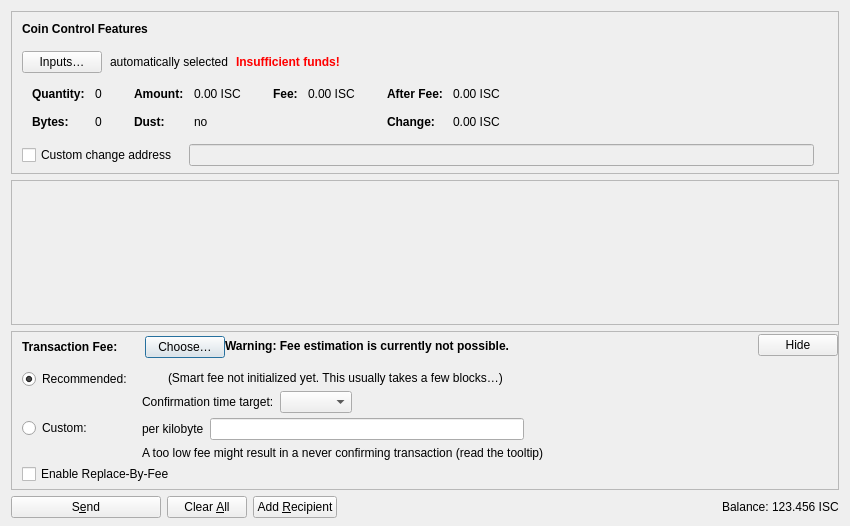
<?xml version="1.0" encoding="UTF-8"?>
<ui version="4.0">
 <class>SendCoinsDialog</class>
 <widget class="QDialog" name="SendCoinsDialog">
  <property name="geometry">
   <rect>
    <x>0</x>
    <y>0</y>
    <width>850</width>
    <height>526</height>
   </rect>
  </property>
  <property name="windowTitle">
   <string>Send Coins</string>
  </property>
  <layout class="QVBoxLayout" name="verticalLayout" stretch="0,1,0,0">
   <property name="bottomMargin">
    <number>8</number>
   </property>
   <item>
    <widget class="QFrame" name="frameCoinControl">
     <property name="sizePolicy">
      <sizepolicy hsizetype="Expanding" vsizetype="Expanding">
       <horstretch>0</horstretch>
       <verstretch>0</verstretch>
      </sizepolicy>
     </property>
     <property name="maximumSize">
      <size>
       <width>16777215</width>
       <height>16777215</height>
      </size>
     </property>
     <property name="frameShape">
      <enum>QFrame::StyledPanel</enum>
     </property>
     <property name="frameShadow">
      <enum>QFrame::Sunken</enum>
     </property>
     <layout class="QVBoxLayout" name="verticalLayoutCoinControl2">
      <property name="spacing">
       <number>0</number>
      </property>
      <property name="leftMargin">
       <number>0</number>
      </property>
      <property name="topMargin">
       <number>0</number>
      </property>
      <property name="rightMargin">
       <number>0</number>
      </property>
      <property name="bottomMargin">
       <number>6</number>
      </property>
      <item>
       <layout class="QVBoxLayout" name="verticalLayoutCoinControl" stretch="0,0,0,0,1">
        <property name="spacing">
         <number>0</number>
        </property>
        <property name="leftMargin">
         <number>10</number>
        </property>
        <property name="topMargin">
         <number>10</number>
        </property>
        <item>
         <layout class="QHBoxLayout" name="horizontalLayoutCoinControl1">
          <property name="bottomMargin">
           <number>15</number>
          </property>
          <item>
           <widget class="QLabel" name="labelCoinControlFeatures">
            <property name="sizePolicy">
             <sizepolicy hsizetype="Preferred" vsizetype="Maximum">
              <horstretch>0</horstretch>
              <verstretch>0</verstretch>
             </sizepolicy>
            </property>
            <property name="font">
             <font>
              <weight>75</weight>
              <bold>true</bold>
             </font>
            </property>
            <property name="styleSheet">
             <string notr="true">font-weight:bold;</string>
            </property>
            <property name="text">
             <string>Coin Control Features</string>
            </property>
           </widget>
          </item>
         </layout>
        </item>
        <item>
         <layout class="QHBoxLayout" name="horizontalLayoutCoinControl2" stretch="0,0,0,0">
          <property name="spacing">
           <number>8</number>
          </property>
          <property name="bottomMargin">
           <number>10</number>
          </property>
          <item>
           <widget class="QPushButton" name="pushButtonCoinControl">
            <property name="styleSheet">
             <string notr="true"/>
            </property>
            <property name="text">
             <string>Inputs…</string>
            </property>
            <property name="autoDefault">
             <bool>false</bool>
            </property>
           </widget>
          </item>
          <item>
           <widget class="QLabel" name="labelCoinControlAutomaticallySelected">
            <property name="text">
             <string>automatically selected</string>
            </property>
            <property name="margin">
             <number>5</number>
            </property>
           </widget>
          </item>
          <item>
           <widget class="QLabel" name="labelCoinControlInsuffFunds">
            <property name="font">
             <font>
              <weight>75</weight>
              <bold>true</bold>
             </font>
            </property>
            <property name="styleSheet">
             <string notr="true">color:red;font-weight:bold;</string>
            </property>
            <property name="text">
             <string>Insufficient funds!</string>
            </property>
            <property name="margin">
             <number>5</number>
            </property>
           </widget>
          </item>
          <item>
           <spacer name="horizontalSpacerCoinControl">
            <property name="orientation">
             <enum>Qt::Horizontal</enum>
            </property>
            <property name="sizeHint" stdset="0">
             <size>
              <width>40</width>
              <height>1</height>
             </size>
            </property>
           </spacer>
          </item>
         </layout>
        </item>
        <item>
         <widget class="QWidget" name="widgetCoinControl" native="true">
          <property name="sizePolicy">
           <sizepolicy hsizetype="Preferred" vsizetype="Preferred">
            <horstretch>0</horstretch>
            <verstretch>0</verstretch>
           </sizepolicy>
          </property>
          <property name="minimumSize">
           <size>
            <width>0</width>
            <height>0</height>
           </size>
          </property>
          <property name="styleSheet">
           <string notr="true"/>
          </property>
          <layout class="QHBoxLayout" name="horizontalLayoutCoinControl5">
           <property name="leftMargin">
            <number>0</number>
           </property>
           <property name="topMargin">
            <number>0</number>
           </property>
           <property name="rightMargin">
            <number>0</number>
           </property>
           <property name="bottomMargin">
            <number>0</number>
           </property>
           <item>
            <layout class="QHBoxLayout" name="horizontalLayoutCoinControl3" stretch="0,0,0,1">
             <property name="spacing">
              <number>20</number>
             </property>
             <property name="topMargin">
              <number>0</number>
             </property>
             <property name="bottomMargin">
              <number>10</number>
             </property>
             <item>
              <layout class="QFormLayout" name="formLayoutCoinControl1">
               <property name="horizontalSpacing">
                <number>10</number>
               </property>
               <property name="verticalSpacing">
                <number>14</number>
               </property>
               <property name="leftMargin">
                <number>10</number>
               </property>
               <property name="topMargin">
                <number>4</number>
               </property>
               <property name="rightMargin">
                <number>6</number>
               </property>
               <item row="0" column="0">
                <widget class="QLabel" name="labelCoinControlQuantityText">
                 <property name="font">
                  <font>
                   <weight>75</weight>
                   <bold>true</bold>
                  </font>
                 </property>
                 <property name="text">
                  <string>Quantity:</string>
                 </property>
                 <property name="margin">
                  <number>0</number>
                 </property>
                </widget>
               </item>
               <item row="0" column="1">
                <widget class="QLabel" name="labelCoinControlQuantity">
                 <property name="cursor">
                  <cursorShape>IBeamCursor</cursorShape>
                 </property>
                 <property name="contextMenuPolicy">
                  <enum>Qt::ActionsContextMenu</enum>
                 </property>
                 <property name="text">
                  <string notr="true">0</string>
                 </property>
                 <property name="margin">
                  <number>0</number>
                 </property>
                 <property name="textInteractionFlags">
                  <set>Qt::LinksAccessibleByMouse|Qt::TextSelectableByKeyboard|Qt::TextSelectableByMouse</set>
                 </property>
                </widget>
               </item>
               <item row="1" column="0">
                <widget class="QLabel" name="labelCoinControlBytesText">
                 <property name="font">
                  <font>
                   <weight>75</weight>
                   <bold>true</bold>
                  </font>
                 </property>
                 <property name="text">
                  <string>Bytes:</string>
                 </property>
                </widget>
               </item>
               <item row="1" column="1">
                <widget class="QLabel" name="labelCoinControlBytes">
                 <property name="cursor">
                  <cursorShape>IBeamCursor</cursorShape>
                 </property>
                 <property name="contextMenuPolicy">
                  <enum>Qt::ActionsContextMenu</enum>
                 </property>
                 <property name="text">
                  <string notr="true">0</string>
                 </property>
                 <property name="textInteractionFlags">
                  <set>Qt::LinksAccessibleByMouse|Qt::TextSelectableByKeyboard|Qt::TextSelectableByMouse</set>
                 </property>
                </widget>
               </item>
              </layout>
             </item>
             <item>
              <layout class="QFormLayout" name="formLayoutCoinControl2">
               <property name="horizontalSpacing">
                <number>10</number>
               </property>
               <property name="verticalSpacing">
                <number>14</number>
               </property>
               <property name="leftMargin">
                <number>6</number>
               </property>
               <property name="topMargin">
                <number>4</number>
               </property>
               <property name="rightMargin">
                <number>6</number>
               </property>
               <item row="0" column="0">
                <widget class="QLabel" name="labelCoinControlAmountText">
                 <property name="font">
                  <font>
                   <weight>75</weight>
                   <bold>true</bold>
                  </font>
                 </property>
                 <property name="text">
                  <string>Amount:</string>
                 </property>
                 <property name="margin">
                  <number>0</number>
                 </property>
                </widget>
               </item>
               <item row="0" column="1">
                <widget class="QLabel" name="labelCoinControlAmount">
                 <property name="cursor">
                  <cursorShape>IBeamCursor</cursorShape>
                 </property>
                 <property name="contextMenuPolicy">
                  <enum>Qt::ActionsContextMenu</enum>
                 </property>
                 <property name="text">
                  <string notr="true">0.00 ISC</string>
                 </property>
                 <property name="textInteractionFlags">
                  <set>Qt::LinksAccessibleByMouse|Qt::TextSelectableByKeyboard|Qt::TextSelectableByMouse</set>
                 </property>
                </widget>
               </item>
               <item row="1" column="0">
                <widget class="QLabel" name="labelCoinControlLowOutputText">
                 <property name="font">
                  <font>
                   <weight>75</weight>
                   <bold>true</bold>
                  </font>
                 </property>
                 <property name="text">
                  <string>Dust:</string>
                 </property>
                </widget>
               </item>
               <item row="1" column="1">
                <widget class="QLabel" name="labelCoinControlLowOutput">
                 <property name="cursor">
                  <cursorShape>IBeamCursor</cursorShape>
                 </property>
                 <property name="contextMenuPolicy">
                  <enum>Qt::ActionsContextMenu</enum>
                 </property>
                 <property name="text">
                  <string notr="true">no</string>
                 </property>
                 <property name="textInteractionFlags">
                  <set>Qt::LinksAccessibleByMouse|Qt::TextSelectableByKeyboard|Qt::TextSelectableByMouse</set>
                 </property>
                </widget>
               </item>
              </layout>
             </item>
             <item>
              <layout class="QFormLayout" name="formLayoutCoinControl3">
               <property name="horizontalSpacing">
                <number>10</number>
               </property>
               <property name="verticalSpacing">
                <number>14</number>
               </property>
               <property name="leftMargin">
                <number>6</number>
               </property>
               <property name="topMargin">
                <number>4</number>
               </property>
               <property name="rightMargin">
                <number>6</number>
               </property>
               <item row="0" column="0">
                <widget class="QLabel" name="labelCoinControlFeeText">
                 <property name="font">
                  <font>
                   <weight>75</weight>
                   <bold>true</bold>
                  </font>
                 </property>
                 <property name="text">
                  <string>Fee:</string>
                 </property>
                 <property name="margin">
                  <number>0</number>
                 </property>
                </widget>
               </item>
               <item row="0" column="1">
                <widget class="QLabel" name="labelCoinControlFee">
                 <property name="cursor">
                  <cursorShape>IBeamCursor</cursorShape>
                 </property>
                 <property name="contextMenuPolicy">
                  <enum>Qt::ActionsContextMenu</enum>
                 </property>
                 <property name="text">
                  <string notr="true">0.00 ISC</string>
                 </property>
                 <property name="textInteractionFlags">
                  <set>Qt::LinksAccessibleByMouse|Qt::TextSelectableByKeyboard|Qt::TextSelectableByMouse</set>
                 </property>
                </widget>
               </item>
              </layout>
             </item>
             <item>
              <layout class="QFormLayout" name="formLayoutCoinControl4">
               <property name="horizontalSpacing">
                <number>10</number>
               </property>
               <property name="verticalSpacing">
                <number>14</number>
               </property>
               <property name="leftMargin">
                <number>6</number>
               </property>
               <property name="topMargin">
                <number>4</number>
               </property>
               <property name="rightMargin">
                <number>6</number>
               </property>
               <item row="0" column="0">
                <widget class="QLabel" name="labelCoinControlAfterFeeText">
                 <property name="font">
                  <font>
                   <weight>75</weight>
                   <bold>true</bold>
                  </font>
                 </property>
                 <property name="text">
                  <string>After Fee:</string>
                 </property>
                 <property name="margin">
                  <number>0</number>
                 </property>
                </widget>
               </item>
               <item row="0" column="1">
                <widget class="QLabel" name="labelCoinControlAfterFee">
                 <property name="cursor">
                  <cursorShape>IBeamCursor</cursorShape>
                 </property>
                 <property name="contextMenuPolicy">
                  <enum>Qt::ActionsContextMenu</enum>
                 </property>
                 <property name="text">
                  <string notr="true">0.00 ISC</string>
                 </property>
                 <property name="textInteractionFlags">
                  <set>Qt::LinksAccessibleByMouse|Qt::TextSelectableByKeyboard|Qt::TextSelectableByMouse</set>
                 </property>
                </widget>
               </item>
               <item row="1" column="0">
                <widget class="QLabel" name="labelCoinControlChangeText">
                 <property name="font">
                  <font>
                   <weight>75</weight>
                   <bold>true</bold>
                  </font>
                 </property>
                 <property name="text">
                  <string>Change:</string>
                 </property>
                </widget>
               </item>
               <item row="1" column="1">
                <widget class="QLabel" name="labelCoinControlChange">
                 <property name="cursor">
                  <cursorShape>IBeamCursor</cursorShape>
                 </property>
                 <property name="contextMenuPolicy">
                  <enum>Qt::ActionsContextMenu</enum>
                 </property>
                 <property name="text">
                  <string notr="true">0.00 ISC</string>
                 </property>
                 <property name="textInteractionFlags">
                  <set>Qt::LinksAccessibleByMouse|Qt::TextSelectableByKeyboard|Qt::TextSelectableByMouse</set>
                 </property>
                </widget>
               </item>
              </layout>
             </item>
            </layout>
           </item>
          </layout>
         </widget>
        </item>
        <item>
         <layout class="QHBoxLayout" name="horizontalLayoutCoinControl4" stretch="0,0,0">
          <property name="spacing">
           <number>12</number>
          </property>
          <property name="sizeConstraint">
           <enum>QLayout::SetDefaultConstraint</enum>
          </property>
          <property name="topMargin">
           <number>5</number>
          </property>
          <property name="rightMargin">
           <number>5</number>
          </property>
          <item>
           <widget class="QCheckBox" name="checkBoxCoinControlChange">
            <property name="toolTip">
             <string>If this is activated, but the change address is empty or invalid, change will be sent to a newly generated address.</string>
            </property>
            <property name="text">
             <string>Custom change address</string>
            </property>
           </widget>
          </item>
          <item>
           <widget class="QValidatedLineEdit" name="lineEditCoinControlChange">
            <property name="enabled">
             <bool>false</bool>
            </property>
            <property name="sizePolicy">
             <sizepolicy hsizetype="Expanding" vsizetype="Fixed">
              <horstretch>0</horstretch>
              <verstretch>0</verstretch>
             </sizepolicy>
            </property>
           </widget>
          </item>
          <item>
           <widget class="QLabel" name="labelCoinControlChangeLabel">
            <property name="sizePolicy">
             <sizepolicy hsizetype="Preferred" vsizetype="Expanding">
              <horstretch>0</horstretch>
              <verstretch>0</verstretch>
             </sizepolicy>
            </property>
            <property name="minimumSize">
             <size>
              <width>0</width>
              <height>0</height>
             </size>
            </property>
            <property name="text">
             <string/>
            </property>
            <property name="margin">
             <number>3</number>
            </property>
           </widget>
          </item>
         </layout>
        </item>
        <item>
         <spacer name="verticalSpacerCoinControl">
          <property name="orientation">
           <enum>Qt::Vertical</enum>
          </property>
          <property name="sizeHint" stdset="0">
           <size>
            <width>800</width>
            <height>1</height>
           </size>
          </property>
         </spacer>
        </item>
       </layout>
      </item>
     </layout>
    </widget>
   </item>
   <item>
    <widget class="QScrollArea" name="scrollArea">
     <property name="widgetResizable">
      <bool>true</bool>
     </property>
     <widget class="QWidget" name="scrollAreaWidgetContents">
      <property name="geometry">
       <rect>
        <x>0</x>
        <y>0</y>
        <width>830</width>
        <height>104</height>
       </rect>
      </property>
      <layout class="QVBoxLayout" name="verticalLayout_2" stretch="0,1">
       <property name="leftMargin">
        <number>0</number>
       </property>
       <property name="topMargin">
        <number>0</number>
       </property>
       <property name="rightMargin">
        <number>0</number>
       </property>
       <property name="bottomMargin">
        <number>0</number>
       </property>
       <item>
        <layout class="QVBoxLayout" name="entries">
         <property name="spacing">
          <number>6</number>
         </property>
        </layout>
       </item>
       <item>
        <spacer name="verticalSpacer">
         <property name="orientation">
          <enum>Qt::Vertical</enum>
         </property>
         <property name="sizeHint" stdset="0">
          <size>
           <width>20</width>
           <height>40</height>
          </size>
         </property>
        </spacer>
       </item>
      </layout>
     </widget>
    </widget>
   </item>
   <item>
    <widget class="QFrame" name="frameFee">
     <property name="sizePolicy">
      <sizepolicy hsizetype="Expanding" vsizetype="Expanding">
       <horstretch>0</horstretch>
       <verstretch>0</verstretch>
      </sizepolicy>
     </property>
     <property name="maximumSize">
      <size>
       <width>16777215</width>
       <height>16777215</height>
      </size>
     </property>
     <property name="frameShape">
      <enum>QFrame::StyledPanel</enum>
     </property>
     <property name="frameShadow">
      <enum>QFrame::Sunken</enum>
     </property>
     <layout class="QVBoxLayout" name="verticalLayoutFee1">
      <property name="spacing">
       <number>0</number>
      </property>
      <property name="leftMargin">
       <number>0</number>
      </property>
      <property name="topMargin">
       <number>0</number>
      </property>
      <property name="rightMargin">
       <number>0</number>
      </property>
      <property name="bottomMargin">
       <number>0</number>
      </property>
      <item>
       <layout class="QVBoxLayout" name="verticalLayoutFee2" stretch="0,0,0">
        <property name="spacing">
         <number>0</number>
        </property>
        <property name="leftMargin">
         <number>10</number>
        </property>
        <property name="topMargin">
         <number>0</number>
        </property>
        <item>
         <layout class="QHBoxLayout" name="horizontalLayoutFee1">
          <property name="bottomMargin">
           <number>0</number>
          </property>
          <item>
           <layout class="QVBoxLayout" name="verticalLayoutFee7">
            <property name="spacing">
             <number>0</number>
            </property>
            <item>
             <spacer name="verticalSpacerSmartFee">
              <property name="orientation">
               <enum>Qt::Vertical</enum>
              </property>
              <property name="sizeType">
               <enum>QSizePolicy::Fixed</enum>
              </property>
              <property name="sizeHint" stdset="0">
               <size>
                <width>1</width>
                <height>4</height>
               </size>
              </property>
             </spacer>
            </item>
            <item>
             <layout class="QHBoxLayout" name="horizontalLayoutSmartFee">
              <property name="spacing">
               <number>10</number>
              </property>
              <item>
               <widget class="QLabel" name="labelFeeHeadline">
                <property name="sizePolicy">
                 <sizepolicy hsizetype="Preferred" vsizetype="Maximum">
                  <horstretch>0</horstretch>
                  <verstretch>0</verstretch>
                 </sizepolicy>
                </property>
                <property name="font">
                 <font>
                  <weight>75</weight>
                  <bold>true</bold>
                 </font>
                </property>
                <property name="styleSheet">
                 <string notr="true">font-weight:bold;</string>
                </property>
                <property name="text">
                 <string>Transaction Fee:</string>
                </property>
               </widget>
              </item>
              <item>
               <widget class="QLabel" name="labelFeeMinimized">
                <property name="text">
                 <string/>
                </property>
               </widget>
              </item>
              <item>
               <widget class="QPushButton" name="buttonChooseFee">
                <property name="text">
                 <string>Choose…</string>
                </property>
               </widget>
              </item>
             </layout>
            </item>
            <item>
             <spacer name="verticalSpacer_5">
              <property name="orientation">
               <enum>Qt::Vertical</enum>
              </property>
              <property name="sizeHint" stdset="0">
               <size>
                <width>1</width>
                <height>1</height>
               </size>
              </property>
             </spacer>
            </item>
           </layout>
          </item>
          <item>
           <widget class="QLabel" name="fallbackFeeWarningLabel">
            <property name="toolTip">
             <string>Using the fallbackfee can result in sending a transaction that will take several hours or days (or never) to confirm. Consider choosing your fee manually or wait until you have validated the complete chain.</string>
            </property>
            <property name="font">
            <font>
                <weight>75</weight>
                <bold>true</bold>
            </font>
            </property>
            <property name="text">
             <string>Warning: Fee estimation is currently not possible.</string>
            </property>
            <property name="wordWrap">
             <bool>false</bool>
            </property>
           </widget>
          </item>
          <item>
           <spacer name="horizontalSpacer_4">
            <property name="orientation">
             <enum>Qt::Horizontal</enum>
            </property>
            <property name="sizeType">
             <enum>QSizePolicy::MinimumExpanding</enum>
            </property>
            <property name="sizeHint" stdset="0">
             <size>
              <width>40</width>
              <height>20</height>
             </size>
            </property>
           </spacer>
          </item>
          <item>
           <widget class="QPushButton" name="buttonMinimizeFee">
            <property name="toolTip">
             <string>Hide transaction fee settings</string>
            </property>
            <property name="text">
             <string>Hide</string>
            </property>
           </widget>
          </item>
         </layout>
        </item>
        <item>
         <widget class="QFrame" name="frameFeeSelection">
          <layout class="QVBoxLayout" name="verticalLayoutFee12">
           <property name="spacing">
            <number>0</number>
           </property>
           <property name="leftMargin">
            <number>0</number>
           </property>
           <property name="topMargin">
            <number>0</number>
           </property>
           <property name="rightMargin">
            <number>0</number>
           </property>
           <property name="bottomMargin">
            <number>0</number>
           </property>
           <item>
            <layout class="QGridLayout" name="gridLayoutFee">
             <property name="topMargin">
              <number>10</number>
             </property>
             <property name="bottomMargin">
              <number>4</number>
             </property>
             <property name="horizontalSpacing">
              <number>10</number>
             </property>
             <property name="verticalSpacing">
              <number>4</number>
             </property>
             <item row="1" column="1">
              <layout class="QVBoxLayout" name="verticalLayoutFee8">
               <property name="spacing">
                <number>6</number>
               </property>
               <item>
                <layout class="QHBoxLayout" name="horizontalLayoutFee13">
                 <item>
                  <widget class="QLabel" name="labelCustomPerKilobyte">
                   <property name="toolTip">
                    <string>Specify a custom fee per kB (1,000 bytes) of the transaction's virtual size.

Note:  Since the fee is calculated on a per-byte basis, a fee rate of "100 satoshis per kvB" for a transaction size of 500 virtual bytes (half of 1 kvB) would ultimately yield a fee of only 50 satoshis.</string>
                   </property>
                   <property name="text">
                    <string>per kilobyte</string>
                   </property>
                  </widget>
                 </item>
                 <item>
                  <widget class="TROISAmountField" name="customFee"/>
                 </item>
                 <item>
                  <spacer name="horizontalSpacer_6">
                   <property name="orientation">
                    <enum>Qt::Horizontal</enum>
                   </property>
                   <property name="sizeHint" stdset="0">
                    <size>
                     <width>1</width>
                     <height>1</height>
                    </size>
                   </property>
                  </spacer>
                 </item>
                </layout>
               </item>
               <item>
                <layout class="QHBoxLayout" name="horizontalLayoutFee8">
                 <item>
                  <widget class="QLabel" name="labelCustomFeeWarning">
                   <property name="enabled">
                    <bool>true</bool>
                   </property>
                   <property name="toolTip">
                    <string>When there is less transaction volume than space in the blocks, miners as well as relaying nodes may enforce a minimum fee. Paying only this minimum fee is just fine, but be aware that this can result in a never confirming transaction once there is more demand for bitcoin transactions than the network can process.</string>
                   </property>
                   <property name="text">
                    <string>A too low fee might result in a never confirming transaction (read the tooltip)</string>
                   </property>
                  </widget>
                 </item>
                 <item>
                  <spacer name="horizontalSpacer_2">
                   <property name="orientation">
                    <enum>Qt::Horizontal</enum>
                   </property>
                   <property name="sizeHint" stdset="0">
                    <size>
                     <width>1</width>
                     <height>1</height>
                    </size>
                   </property>
                  </spacer>
                 </item>
                </layout>
               </item>
              </layout>
             </item>
             <item row="0" column="0">
              <layout class="QVBoxLayout" name="verticalLayoutFee4" stretch="0,1">
               <item>
                <widget class="QRadioButton" name="radioSmartFee">
                 <property name="text">
                  <string>Recommended:</string>
                 </property>
                 <property name="checked">
                  <bool>true</bool>
                 </property>
                 <attribute name="buttonGroup">
                  <string notr="true">groupFee</string>
                 </attribute>
                </widget>
               </item>
               <item>
                <spacer name="verticalSpacer_2">
                 <property name="orientation">
                  <enum>Qt::Vertical</enum>
                 </property>
                 <property name="sizeHint" stdset="0">
                  <size>
                   <width>1</width>
                   <height>1</height>
                  </size>
                 </property>
                </spacer>
               </item>
              </layout>
             </item>
             <item row="1" column="0">
              <layout class="QVBoxLayout" name="verticalLayoutFee9" stretch="0,1">
               <item>
                <widget class="QRadioButton" name="radioCustomFee">
                 <property name="text">
                  <string>Custom:</string>
                 </property>
                 <attribute name="buttonGroup">
                  <string notr="true">groupFee</string>
                 </attribute>
                </widget>
               </item>
               <item>
                <spacer name="verticalSpacer_6">
                 <property name="orientation">
                  <enum>Qt::Vertical</enum>
                 </property>
                 <property name="sizeHint" stdset="0">
                  <size>
                   <width>1</width>
                   <height>1</height>
                  </size>
                 </property>
                </spacer>
               </item>
              </layout>
             </item>
             <item row="0" column="1">
              <layout class="QVBoxLayout" name="verticalLayoutFee3" stretch="0,0,1">
               <property name="spacing">
                <number>6</number>
               </property>
               <property name="topMargin">
                <number>2</number>
               </property>
               <item>
                <layout class="QHBoxLayout" name="horizontalLayoutFee12">
                 <item>
                  <widget class="QLabel" name="labelSmartFee">
                   <property name="text">
                    <string/>
                   </property>
                  </widget>
                 </item>
                 <item>
                  <widget class="QLabel" name="labelFeeEstimation">
                   <property name="text">
                    <string/>
                   </property>
                  </widget>
                 </item>
                 <item>
                  <widget class="QLabel" name="labelSmartFee2">
                   <property name="text">
                    <string>(Smart fee not initialized yet. This usually takes a few blocks…)</string>
                   </property>
                  </widget>
                 </item>
                 <item>
                  <spacer name="horizontalSpacer_5">
                   <property name="orientation">
                    <enum>Qt::Horizontal</enum>
                   </property>
                   <property name="sizeHint" stdset="0">
                    <size>
                     <width>1</width>
                     <height>1</height>
                    </size>
                   </property>
                  </spacer>
                 </item>
                </layout>
               </item>
               <item>
                <layout class="QHBoxLayout" name="horizontalLayoutFee9">
                 <item>
                  <layout class="QVBoxLayout" name="verticalLayoutFee6">
                   <item>
                    <widget class="QLabel" name="labelSmartFee3">
                     <property name="text">
                      <string>Confirmation time target:</string>
                     </property>
                    </widget>
                   </item>
                  </layout>
                 </item>
                 <item>
                  <layout class="QVBoxLayout" name="verticalLayoutFee5">
                   <property name="rightMargin">
                    <number>30</number>
                   </property>
                   <item>
                    <layout class="QHBoxLayout" name="horizontalLayoutConfTarget">
                     <property name="bottomMargin">
                      <number>0</number>
                     </property>
                     <item>
                      <widget class="QComboBox" name="confTargetSelector"/>
                     </item>
                     <item>
                      <spacer name="horizontalSpacerConfTarget">
                       <property name="orientation">
                        <enum>Qt::Horizontal</enum>
                       </property>
                       <property name="sizeHint" stdset="0">
                        <size>
                         <width>40</width>
                         <height>20</height>
                        </size>
                       </property>
                      </spacer>
                     </item>
                    </layout>
                   </item>
                  </layout>
                 </item>
                </layout>
               </item>
               <item>
                <spacer name="verticalSpacer_4">
                 <property name="orientation">
                  <enum>Qt::Vertical</enum>
                 </property>
                 <property name="sizeHint" stdset="0">
                  <size>
                   <width>1</width>
                   <height>1</height>
                  </size>
                 </property>
                </spacer>
               </item>
              </layout>
             </item>
            </layout>
           </item>
           <item>
            <widget class="QCheckBox" name="optInRBF">
             <property name="text">
              <string>Enable Replace-By-Fee</string>
             </property>
             <property name="toolTip">
              <string>With Replace-By-Fee (BIP-125) you can increase a transaction's fee after it is sent. Without this, a higher fee may be recommended to compensate for increased transaction delay risk.</string>
             </property>
            </widget>
           </item>
          </layout>
         </widget>
        </item>
        <item>
         <spacer name="verticalSpacerFee">
          <property name="orientation">
           <enum>Qt::Vertical</enum>
          </property>
          <property name="sizeHint" stdset="0">
           <size>
            <width>40</width>
            <height>5</height>
           </size>
          </property>
         </spacer>
        </item>
       </layout>
      </item>
     </layout>
    </widget>
   </item>
   <item>
    <layout class="QHBoxLayout" name="horizontalLayout">
     <item>
      <widget class="QPushButton" name="sendButton">
       <property name="minimumSize">
        <size>
         <width>150</width>
         <height>0</height>
        </size>
       </property>
       <property name="toolTip">
        <string>Confirm the send action</string>
       </property>
       <property name="text">
        <string>S&amp;end</string>
       </property>
       <property name="icon">
        <iconset resource="../bitcoin.qrc">
         <normaloff>:/icons/send</normaloff>:/icons/send</iconset>
       </property>
       <property name="autoDefault">
        <bool>false</bool>
       </property>
       <property name="default">
        <bool>false</bool>
       </property>
      </widget>
     </item>
     <item>
      <widget class="QPushButton" name="clearButton">
       <property name="sizePolicy">
        <sizepolicy hsizetype="Minimum" vsizetype="Fixed">
         <horstretch>0</horstretch>
         <verstretch>0</verstretch>
        </sizepolicy>
       </property>
       <property name="toolTip">
        <string>Clear all fields of the form.</string>
       </property>
       <property name="text">
        <string>Clear &amp;All</string>
       </property>
       <property name="icon">
        <iconset resource="../bitcoin.qrc">
         <normaloff>:/icons/remove</normaloff>:/icons/remove</iconset>
       </property>
       <property name="autoDefault">
        <bool>false</bool>
       </property>
      </widget>
     </item>
     <item>
      <widget class="QPushButton" name="addButton">
       <property name="toolTip">
        <string>Send to multiple recipients at once</string>
       </property>
       <property name="text">
        <string>Add &amp;Recipient</string>
       </property>
       <property name="icon">
        <iconset resource="../bitcoin.qrc">
         <normaloff>:/icons/add</normaloff>:/icons/add</iconset>
       </property>
       <property name="autoDefault">
        <bool>false</bool>
       </property>
      </widget>
     </item>
     <item>
      <spacer name="horizontalSpacer">
       <property name="orientation">
        <enum>Qt::Horizontal</enum>
       </property>
       <property name="sizeHint" stdset="0">
        <size>
         <width>40</width>
         <height>20</height>
        </size>
       </property>
      </spacer>
     </item>
     <item>
      <layout class="QHBoxLayout" name="horizontalLayout_2">
       <property name="spacing">
        <number>3</number>
       </property>
       <item>
        <widget class="QLabel" name="labelBalanceName">
         <property name="sizePolicy">
          <sizepolicy hsizetype="Preferred" vsizetype="Fixed">
           <horstretch>0</horstretch>
           <verstretch>0</verstretch>
          </sizepolicy>
         </property>
         <property name="text">
          <string>Balance:</string>
         </property>
        </widget>
       </item>
       <item>
        <widget class="QLabel" name="labelBalance">
         <property name="sizePolicy">
          <sizepolicy hsizetype="Preferred" vsizetype="Fixed">
           <horstretch>0</horstretch>
           <verstretch>0</verstretch>
          </sizepolicy>
         </property>
         <property name="cursor">
          <cursorShape>IBeamCursor</cursorShape>
         </property>
         <property name="text">
          <string notr="true">123.456 ISC</string>
         </property>
         <property name="textInteractionFlags">
          <set>Qt::LinksAccessibleByMouse|Qt::TextSelectableByKeyboard|Qt::TextSelectableByMouse</set>
         </property>
        </widget>
       </item>
      </layout>
     </item>
    </layout>
   </item>
  </layout>
 </widget>
 <customwidgets>
  <customwidget>
   <class>QValidatedLineEdit</class>
   <extends>QLineEdit</extends>
   <header>qt/qvalidatedlineedit.h</header>
  </customwidget>
  <customwidget>
   <class>TROISAmountField</class>
   <extends>QLineEdit</extends>
   <header>qt/bitcoinamountfield.h</header>
   <container>1</container>
  </customwidget>
 </customwidgets>
 <resources>
  <include location="../bitcoin.qrc"/>
 </resources>
 <connections/>
 <buttongroups>
  <buttongroup name="groupFee"/>
 </buttongroups>
</ui>
